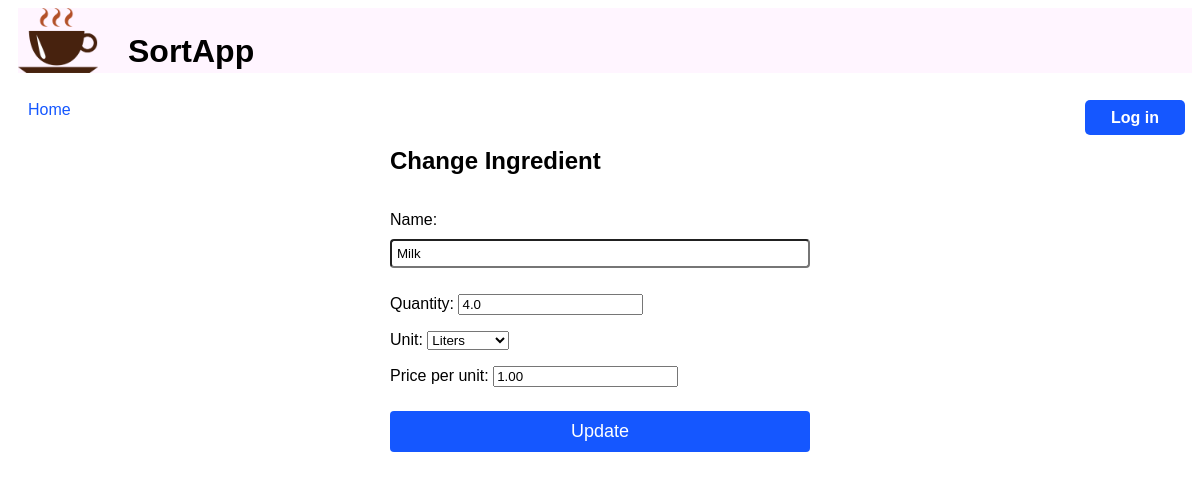
The page /pantry/1/update/ on the database its author committed.
### inventory/models.py (models this page shows, shortened)
class Ingredient(models.Model):
    POUNDS = "PD"
    KILOGRAMS = "KG"
    GRAMS = "GR"
    MILLILITERS = "ML"
    LITERS = "LT"
    UNIT = "UN"
    SPOON = "SP"
    UNIT_CHOICES = [
        (POUNDS, "Pounds"),
        (KILOGRAMS, "Kilograms"),
        (GRAMS, "Grams"),
        (MILLILITERS, "Milliliters"),
        (LITERS, "Liters"),
        (UNIT, "Unit"),
        (SPOON, "Spoon"),
    ]
    name = models.CharField(max_length=30, unique=True)
    quantity = models.FloatField(default=0.0)
    unit = models.CharField(max_length=2, choices=UNIT_CHOICES)
    price_per_unit = models.DecimalField(max_digits=5, decimal_places=2)

### inventory/views.py (the view)
class UpdateIngredientView(UpdateView):
    model = Ingredient
    template_name = "inventory/update_ingredient.html"
    form_class = IngredientForm

### inventory/forms.py
class IngredientForm(forms.ModelForm):
  class Meta:
    model = Ingredient
    fields = "__all__"

### inventory/templates/inventory/update_ingredient.html (shortened to what this page needs)
{% extends './base.html' %}
{% block content %}
{% load static %}
<link rel="stylesheet" type="text/css" href="{% static 'inventory/add_form.css' %}">
<div class="add-form">
    <h2>Change Ingredient</h2>
    <form method="post">
        <div>
            {{ form.as_p }}
            <input type="submit" value="Update" />
        </div>
    </form>
</div>
{% endblock %}

### inventory/static/inventory/header.css (style rules this page uses)
body { font-family: Arial, Helvetica, sans-serif; }

### inventory/static/inventory/add_form.css (style rules this page uses)
body { font-family: Arial; }
.add-form { display: flex; width: 420px; flex-direction: column; margin: auto; }
input[type=submit] { background-color: #1557ff; color: white; padding: 10px 14px; margin: 8px 0; border: none; border-radius: 4px; cursor: pointer; width: 100%; font-size: 18px; }
input[type=text], input[type=password] { margin: 10px 0; padding: 5px; width: 100%; border-radius: 4px; }

### rows shown on the page
Ingredient: name "Milk", quantity "4.0", unit "Liters", price_per_unit "1.00"
